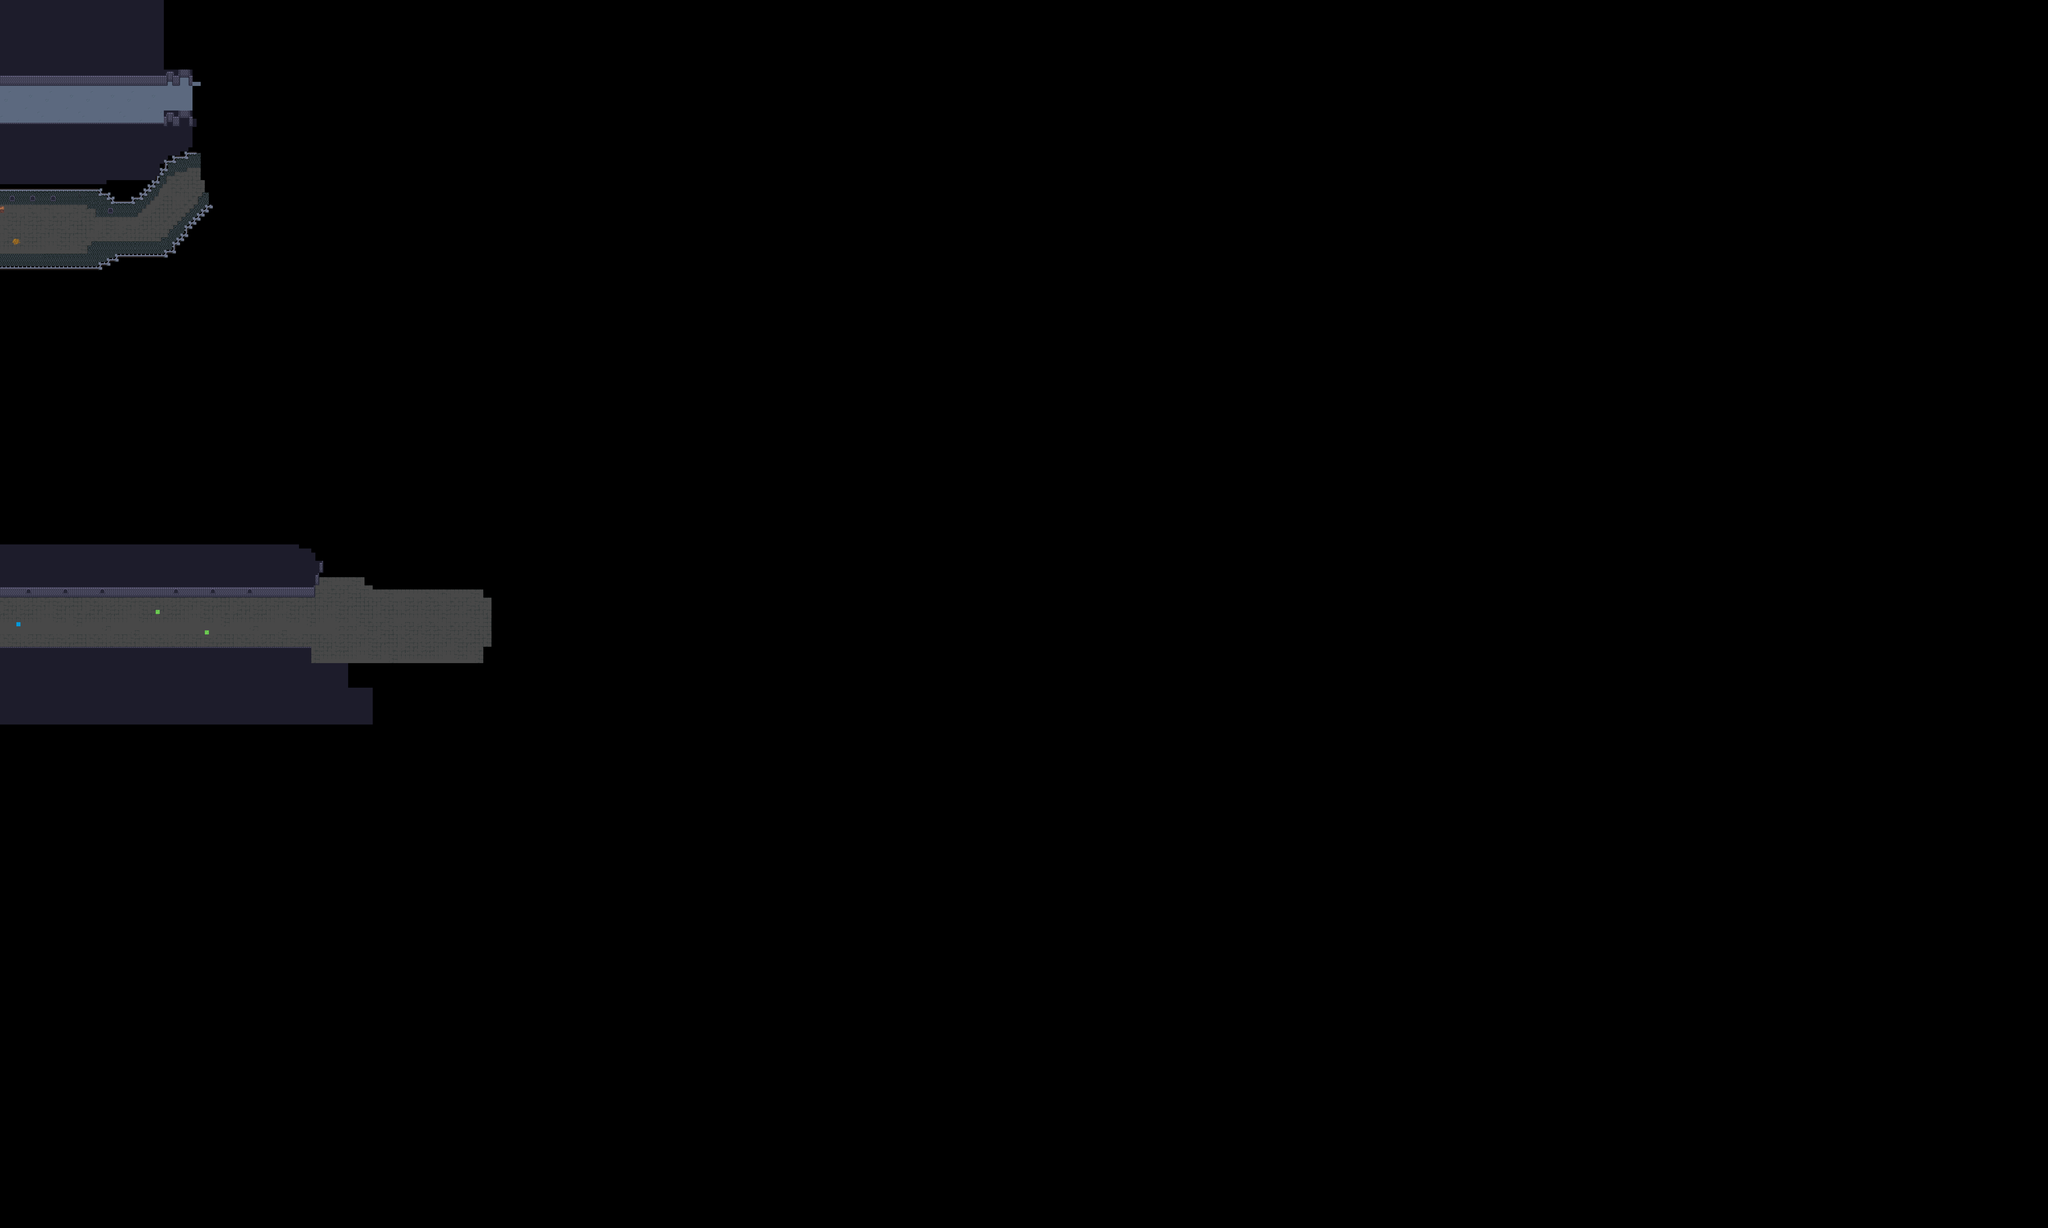

This is a level from a 2D game, rendered from its Tiled map with the project's own tilesets. A one-line summary and the map file follow, with tile-layer data summarised:
An orthogonal 500x300 tile map with 16x16 px tiles, 6 tile layers (floor, walls, other, embient, ...), 3 tilesets.

<map version="1.10" tiledversion="1.11.2" orientation="orthogonal" renderorder="right-down" width="500" height="300" tilewidth="16" tileheight="16" infinite="0" nextlayerid="9" nextobjectid="7">
 <tileset firstgid="1" source="level 2 - castle.tsx" />
 <tileset firstgid="145" source="walls_floor.tsx" />
 <tileset firstgid="638" source="../spr_tileset_sunnysideworld.tsx" />
 <layer id="1" name="floor" width="500" height="300">
  <data>[150000 cells, 3850 non-empty, 26 distinct tile ids]</data>
 </layer>
 <layer id="2" name="walls" width="500" height="300">
  <data>[150000 cells, 1405 non-empty, 52 distinct tile ids]</data>
 </layer>
 <layer id="4" name="other" width="500" height="300">
  <data>[150000 cells, 3549 non-empty, 9 distinct tile ids]</data>
 </layer>
 <layer id="5" name="embient" width="500" height="300">
  <data>[150000 cells, 30 non-empty, 12 distinct tile ids]</data>
 </layer>
 <layer id="7" name="skelets" width="500" height="300">
  <data>[150000 cells, 2 non-empty, 1 distinct tile ids]</data>
 </layer>
 <layer id="8" name="player" width="500" height="300">
  <data>[150000 cells, 1 non-empty, 1 distinct tile ids]</data>
 </layer>
</map>
